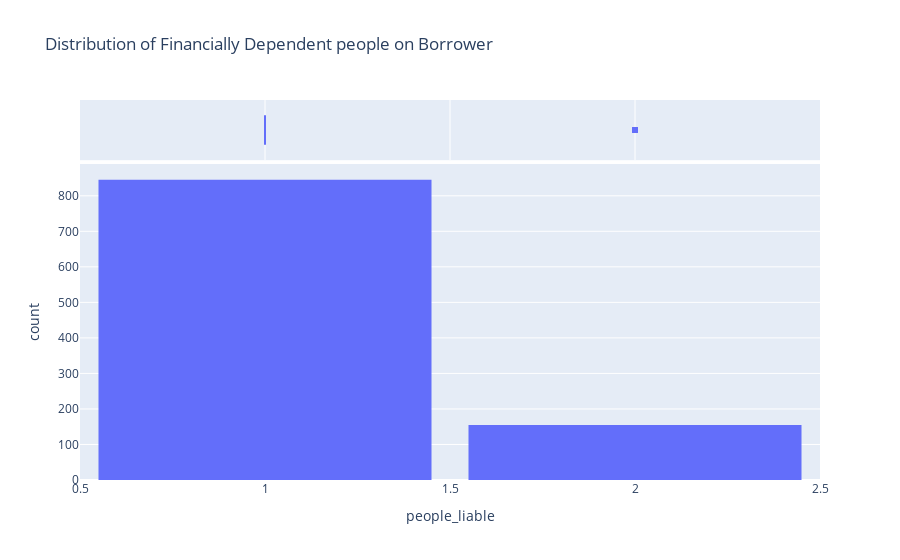

Notebook code cell kept with this figure:
### Code cell
# Distribution of People financially dependent on Borrower
fig = px.histogram(df,
                   x = 'people_liable',
                   marginal = 'box',
                   title='Distribution of Financially Dependent people on Borrower')
fig.update_layout(bargap=0.1)
fig.show()

### Figure 1 — Plotly figure (JSON) as saved in the notebook; plotly's stock layout.template omitted (floating-point values rounded to 4 significant figures; data arrays with more than 128 entries replaced by an {"elided": "..."} marker saying what was removed)
{"data": [{"bingroup": "x", "hovertemplate": "people_liable=%{x}<br>count=%{y}<extra></extra>", "legendgroup": "", "marker": {"color": "#636efa", "pattern": {"shape": ""}}, "name": "", "orientation": "v", "showlegend": false, "type": "histogram", "x": {"elided": "1000 int values"}, "xaxis": "x", "yaxis": "y"}, {"hovertemplate": "people_liable=%{x}<extra></extra>", "legendgroup": "", "marker": {"color": "#636efa"}, "name": "", "notched": true, "showlegend": false, "type": "box", "x": {"elided": "1000 int values"}, "xaxis": "x2", "yaxis": "y2"}], "layout": {"bargap": 0.1, "barmode": "relative", "legend": {"tracegroupgap": 0}, "title": {"text": "Distribution of Financially Dependent people on Borrower"}, "xaxis": {"anchor": "y", "domain": [0, 1], "title": {"text": "people_liable"}}, "xaxis2": {"anchor": "y2", "domain": [0, 1], "matches": "x", "showgrid": true, "showticklabels": false}, "yaxis": {"anchor": "x", "domain": [0, 0.8316], "title": {"text": "count"}}, "yaxis2": {"anchor": "x2", "domain": [0.8416, 1], "matches": "y2", "showgrid": false, "showline": false, "showticklabels": false, "ticks": ""}}}
